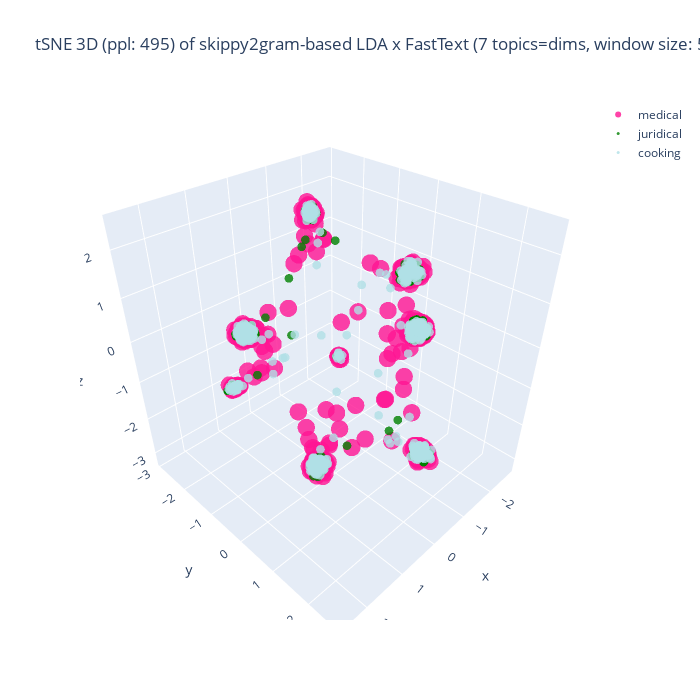

Notebook code for this chart:
### Code cell
%%capture --no-display

## Plotlyを使って tSNE の結果の可視化 (3D)
import plotly.graph_objects as go
import numpy as np
#
domain_ids = set(plot_df['domain_id'])
reverse_domain_list = False
if reverse_domain_list:
    domain_ids = sorted(domain_list, reverse = True)
fig = go.Figure()
for domain_id in domain_ids:
    # set marker size of the target domain
    if domain_id == [ k for k, v in domain_mapping.items() if v == target_domain ][0]:
        size_val = 6
    else:
        size_val = 3
    part = plot_df[ plot_df['domain_id'] == domain_id ]
    color = colormap[domain_id]
    print(f"color: {color}")
    fig.add_trace(
        go.Scatter3d(
            x = part['D1'], y = part['D2'], z = part['D3'],
            name = domain_mapping[domain_id],
            mode = 'markers',
            marker = dict(size = size_val, opacity = 0.8),
            #marker_colorscale = list(colormap.values()),
            marker_color = color,
            showlegend = True
        )
    )

## 3D 散布図にラベルを追加する処理は未実装
if use_FastText:
    if use_LDA:
        title_val = f"tSNE 3D (ppl: {doc_perplexity_val}) of {term_type}-based LDA x FastText ({n_topics} topics=dims, window size: {window_size})"
    else:
        title_val = f"tSNE 3D (ppl: {doc_perplexity_val}) of FastText ({n_topics} dims, window size: {window_size})"
else:
    title_val = f"tSNE 3D (ppl: {doc_perplexity_val}) of {term_type}-based LDA ({n_topics} topics=dims)"
#
fig.update_layout(title = dict(text = title_val), autosize = False, width = 700, height = 700)
fig.show()

### Figure 1 — Plotly figure (JSON) as saved in the notebook; plotly's stock layout.template omitted (floating-point values rounded to 4 significant figures; data arrays with more than 128 entries replaced by an {"elided": "..."} marker saying what was removed)
{"data": [{"marker": {"color": "deeppink", "opacity": 0.8, "size": 6}, "mode": "markers", "name": "medical", "showlegend": true, "type": "scatter3d", "x": {"elided": "500 float values"}, "y": {"elided": "500 float values"}, "z": {"elided": "500 float values"}}, {"marker": {"color": "green", "opacity": 0.8, "size": 3}, "mode": "markers", "name": "juridical", "showlegend": true, "type": "scatter3d", "x": {"elided": "500 float values"}, "y": {"elided": "500 float values"}, "z": {"elided": "500 float values"}}, {"marker": {"color": "powderblue", "opacity": 0.8, "size": 3}, "mode": "markers", "name": "cooking", "showlegend": true, "type": "scatter3d", "x": {"elided": "500 float values"}, "y": {"elided": "500 float values"}, "z": {"elided": "500 float values"}}], "layout": {"autosize": false, "height": 700, "title": {"text": "tSNE 3D (ppl: 495) of skippy2gram-based LDA x FastText (7 topics=dims, window size: 5)"}, "width": 700}}
